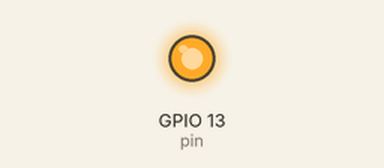
The program below on a simulated ESP32. Shown: output pins drawn as LEDs (lit = HIGH).

Above: at 0.1 s.
Timing chart, 0 to 1.6 s (numbered marks = the images above):
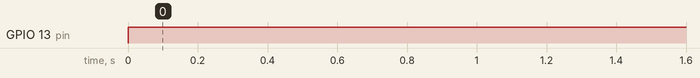

Measured:
- by itself, GPIO 13 (pin): LOW → HIGH at 0.00 s

The program:

main.cpp
```cpp
#include <Arduino.h>
float dudtyCycle = 0.0;
const int PERIOD = 25000; //micro sec
const int DIV = 100; // 10%
float divNum = PERIOD / DIV;
float step = 1 / divNum;

long time_;
long oldTime;
bool up = true;


#define pin 13
void setup() {
  pinMode(pin, OUTPUT);
  time_ = oldTime = micros();
}

void loop() {
  time_ = micros();
  long deltaTime = time_ - oldTime;

  if (deltaTime > (DIV * dudtyCycle))
  {
    digitalWrite(pin, HIGH);
  }
  else
  {
    digitalWrite(pin, LOW);
  }

  if (deltaTime > DIV)
  {
    oldTime = time_;

    if (up)
    {
      dudtyCycle += step;
    }
    else
    {
      dudtyCycle -= step;
    }

    if (dudtyCycle > 0.99)
    {
     up = false;
     //dudtyCycle = 1;
    }

    if (dudtyCycle < 0.01)
    {
      up = true;
    //  dudtyCycle = 0;
    }

  }

  // delay(50);
  // digitalWrite(pin, HIGH);
  // delay(50);
  // digitalWrite(pin, LOW);
}
```
